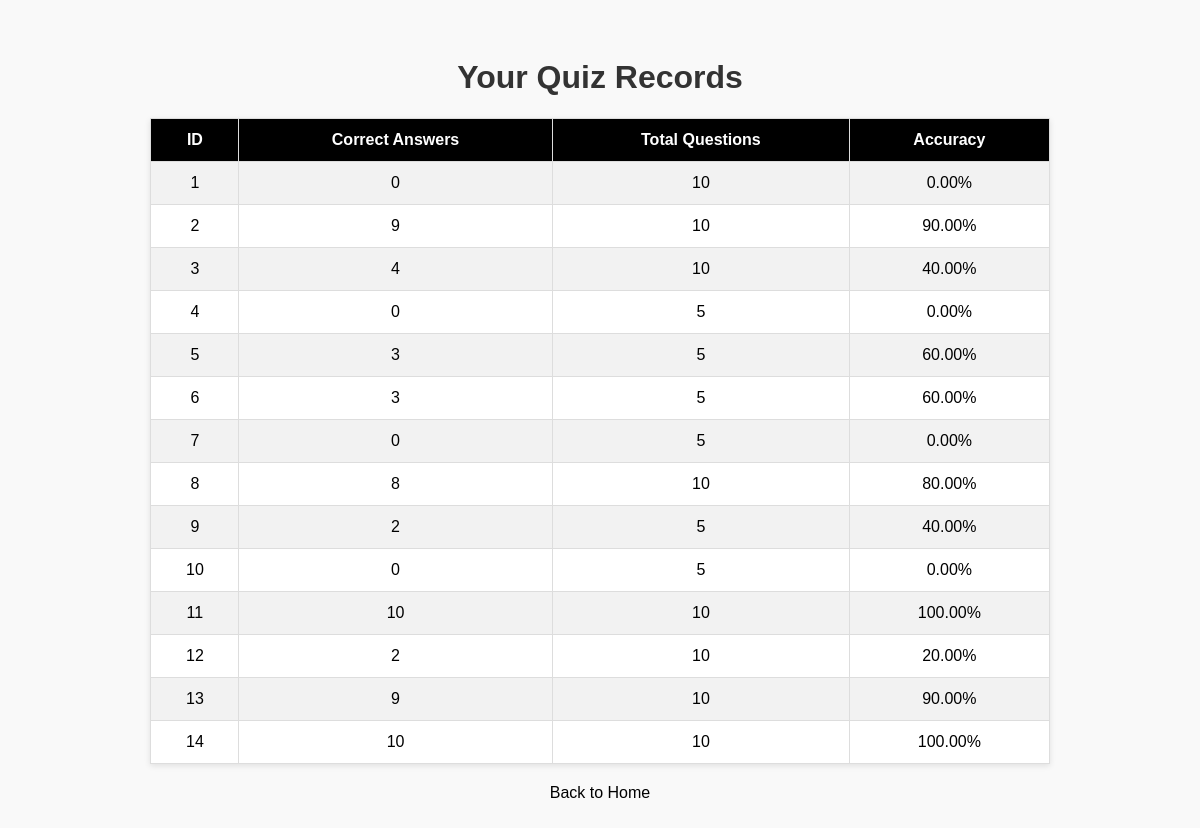
The page /records (signed in) on the database as committed earlier.
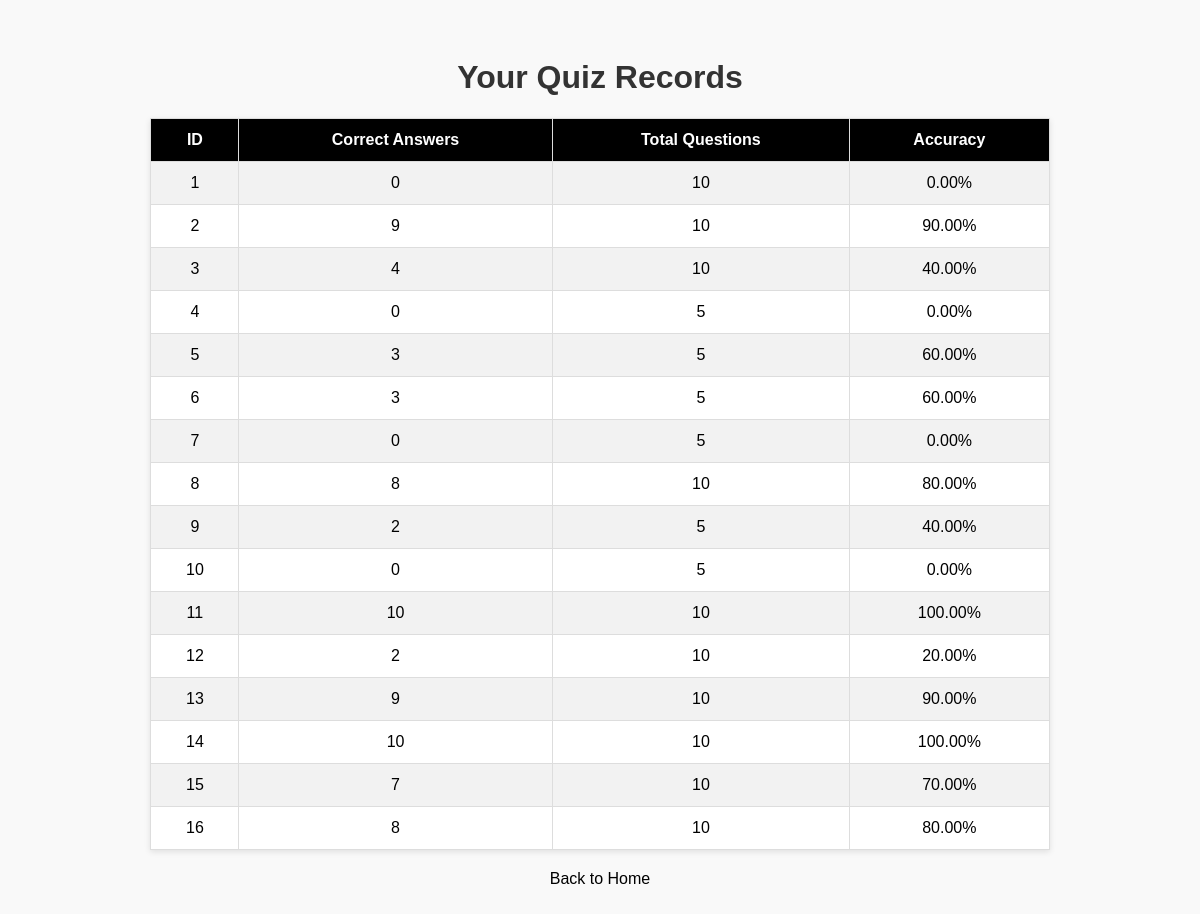
The same page on the database as committed later.
### app.py (models this page shows)
class Quiz_result(db.Model):
    id = db.Column(db.Integer, primary_key=True)
    user_id = db.Column(db.Integer, db.ForeignKey('user.id'))
    right_number = db.Column(db.Integer)
    quiz_number = db.Column(db.Integer)

### app.py (the view)
@app.route('/records')
def records():
    if not session.get('user_id'):
        return redirect(url_for('login'))
    user_id = session['user_id']
    results = Quiz_result.query.filter_by(user_id=user_id).all()
    return render_template('records.html', results=results)

### templates/records.html (shortened to what this page needs)
<!DOCTYPE html>
<html>
<head>
</head>
<body>
    <h1>Your Quiz Records</h1>
    <table>
        <tr>
            <th>ID</th>
            <th>Correct Answers</th>
            <th>Total Questions</th>
            <th>Accuracy</th>
        </tr>
        {% for r in results %}
        <tr>
            <td>{{ r.id }}</td>
            <td>{{ r.right_number }}</td>
            <td>{{ r.quiz_number }}</td>
            <td>{{ "%.2f"|format(r.right_number / r.quiz_number * 100) }}%</td>
        </tr>
        {% endfor %}
    </table>
    <a href="{{ url_for('homepage') }}">Back to Home</a>
</body>
</html>

### templates/records.html (style rules this page uses)
body { font-family: Arial, sans-serif; background: #f9f9f9; padding: 30px; }
h1 { text-align: center; color: #333; }
table { width: 80%; margin: 0 auto; border-collapse: collapse; background: white; box-shadow: 0 2px 6px rgba(0,0,0,0.1); }
th, td { padding: 12px; border: 1px solid #ddd; text-align: center; }
th { background: #000000; color: white; }
tr:nth-child(even) { background: #f2f2f2; }
a { display: block; margin: 20px auto; text-align: center; color: #000000; text-decoration: none; }

Rows that differ between the two databases and show on the page:
added Quiz_result: id "15", right_number "7", quiz_number "10", r.right_number/r.quiz_number*100 "70.00"
added Quiz_result: id "16", right_number "8", quiz_number "10", r.right_number/r.quiz_number*100 "80.00"
